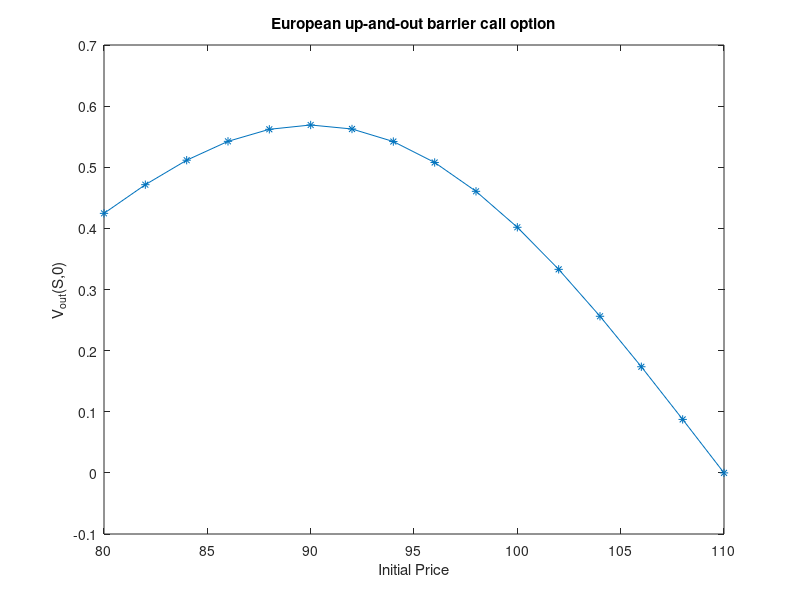

Here is the MATLAB script that generated this plot: (Note: this script raises an error after producing the figure.)
%%Question 6a 
% Evaluating barrier options using Monte Carlo simulation
% with exact solution from Black-Scholes equation for 
% up-and-out European options
clear all;close all;
%set some variables
T=1;t=0;sigma=0.2;r=0.01;K=95;Su=110;
S=80:2:110;
%norm-cdf parameters
d1=(log(S/K)+(r+0.5*sigma^2)*(T-t))/(sigma*sqrt(T-t));
d2=d1-sigma*sqrt(T-t);
%d2a=(log(S/K)+(r-0.5*sigma^2)*(T-t))/(sigma*sqrt(T-t));

d3=(log(S/Su)+(r+0.5*sigma^2)*(T-t))/(sigma*sqrt(T-t));
d4=d3-sigma*sqrt(T-t);
%d4a=(log(S/Su)+(r-0.5*sigma^2)*(T-t))/(sigma*sqrt(T-t));

d5=(log(S/Su)-(r-0.5*sigma^2)*(T-t))/(sigma*sqrt(T-t));
d6=d5-sigma*sqrt(T-t);
%d6a=(log(S/Su)-(r+0.5*sigma^2)*(T-t))/(sigma*sqrt(T-t));

d7=(log(S*K/Su^2)-(r-0.5*sigma^2)*(T-t))/(sigma*sqrt(T-t));
d8=d7-sigma*sqrt(T-t);
%d8a=(log(S*K/Su^2)-(r+0.5*sigma^2)*(T-t))/(sigma*sqrt(T-t));

Vout=S.*(normcdf(d1)-normcdf(d3)-(Su./S).^(1+2*r/sigma^2).*(normcdf(d6)-normcdf(d8))) - ...
    K*exp(-r*(T-t))*(normcdf(d2)-normcdf(d4)-(Su./S).^(-1+2*r/sigma^2).*(normcdf(d5)-normcdf(d7)));


plot(S,Vout,'*-')
title('European up-and-out barrier call option')
xlabel('Initial Price')
ylabel('V_{out}(S,0)')

inits=S;
tfinal=1;
dt=0.0025;
gamma=2 ;
i=1;
for S0=inits
    power_put(1,i)=blpricing(K,S0,r,tfinal,sigma,dt,0,1);
    i=i+1;
end
hold on
%plot(inits,power_put(1,:),'or-')
%axis([80 110 0 2])